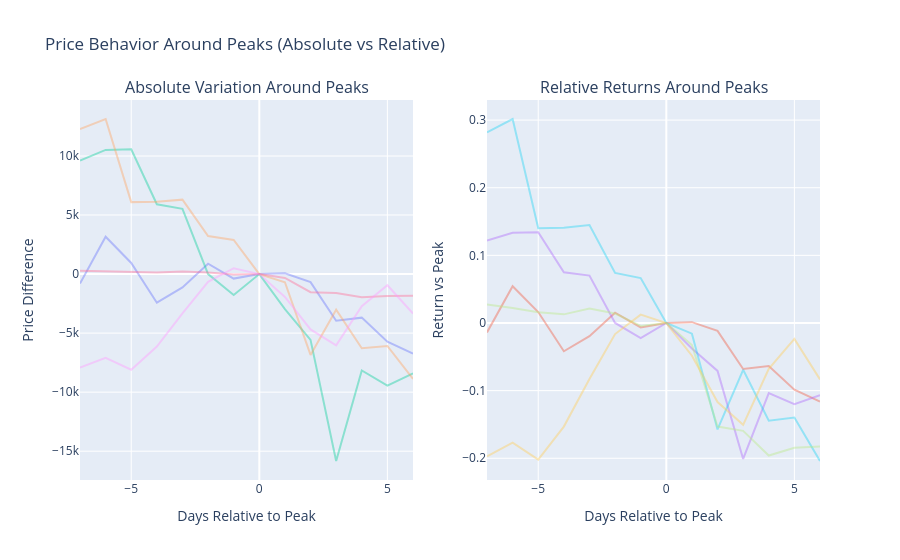

The notebook cell saved with this chart:
### Markdown cell above
**Price Behavior Around Peaks**

*Analyze the typical price pattern before and after randomly selected peak events, using relative returns centered at the peak (t = 0).*

### Code cell
NB_PEAKS_TO_DISPLAY = 5

peaks_position = random.sample(range(len(peaks)), NB_PEAKS_TO_DISPLAY)
random_peaks = peaks.iloc[peaks_position]

# 2 subplots (1 ligne, 2 colonnes)
fig = make_subplots(
    rows=1, cols=2,
    subplot_titles=[
        "Absolute Variation Around Peaks",
        "Relative Returns Around Peaks"
    ]
)

for index, row in random_peaks.iterrows():
    # skip bords
    if index < 7 or index > len(df) - 7:
        continue

    df_slice = df.iloc[index-7:index+7]

    x = list(range(-7, 7))

    # Absolute
    y_abs = df_slice["close"] - row["close"]

    fig.add_trace(
        go.Scatter(
            x=x,
            y=y_abs,
            mode="lines",
            opacity=0.4,
            showlegend=False
        ),
        row=1, col=1
    )

    # Relative
    y_rel = (df_slice["close"] / row["close"]) - 1

    fig.add_trace(
        go.Scatter(
            x=x,
            y=y_rel,
            mode="lines",
            opacity=0.4,
            showlegend=False
        ),
        row=1, col=2
    )

# Layout
fig.update_layout(
    title="Price Behavior Around Peaks (Absolute vs Relative)",
)

fig.update_xaxes(title_text="Days Relative to Peak", row=1, col=1)
fig.update_xaxes(title_text="Days Relative to Peak", row=1, col=2)

fig.update_yaxes(title_text="Price Difference", row=1, col=1)
fig.update_yaxes(title_text="Return vs Peak", row=1, col=2)

fig.show()

### Figure 1 — Plotly figure (JSON) as saved in the notebook; plotly's stock layout.template omitted (floating-point values rounded to 4 significant figures)
{"data": [{"mode": "lines", "opacity": 0.4, "showlegend": false, "type": "scatter", "x": [-7, -6, -5, -4, -3, -2, -1, 0, 1, 2, 3, 4, 5, 6], "xaxis": "x", "y": [-808.3, 3158.0, 938.3, -2425.0, -1129.0, 883.0, -381.8, 0.0, 72.27, -678.5, -3947.0, -3689.0, -5726.0, -6736.0], "yaxis": "y"}, {"mode": "lines", "opacity": 0.4, "showlegend": false, "type": "scatter", "x": [-7, -6, -5, -4, -3, -2, -1, 0, 1, 2, 3, 4, 5, 6], "xaxis": "x2", "y": [-0.01393, 0.05443, 0.01617, -0.04179, -0.01946, 0.01522, -0.00658, 0.0, 0.001245, -0.01169, -0.06801, -0.06357, -0.09868, -0.1161], "yaxis": "y2"}, {"mode": "lines", "opacity": 0.4, "showlegend": false, "type": "scatter", "x": [-7, -6, -5, -4, -3, -2, -1, 0, 1, 2, 3, 4, 5, 6], "xaxis": "x", "y": [9608.0, 10510.0, 10560.0, 5912.0, 5522.0, 2.48, -1770.0, 0.0, -2968.0, -5573.0, -15830.0, -8158.0, -9449.0, -8408.0], "yaxis": "y"}, {"mode": "lines", "opacity": 0.4, "showlegend": false, "type": "scatter", "x": [-7, -6, -5, -4, -3, -2, -1, 0, 1, 2, 3, 4, 5, 6], "xaxis": "x2", "y": [0.122, 0.1335, 0.1341, 0.07508, 0.07013, 3.15e-05, -0.02248, 0.0, -0.0377, -0.07078, -0.201, -0.1036, -0.12, -0.1068], "yaxis": "y2"}, {"mode": "lines", "opacity": 0.4, "showlegend": false, "type": "scatter", "x": [-7, -6, -5, -4, -3, -2, -1, 0, 1, 2, 3, 4, 5, 6], "xaxis": "x", "y": [12280.0, 13130.0, 6093.0, 6133.0, 6303.0, 3225.0, 2893.0, 0.0, -688.3, -6848.0, -3011.0, -6286.0, -6088.0, -8883.0], "yaxis": "y"}, {"mode": "lines", "opacity": 0.4, "showlegend": false, "type": "scatter", "x": [-7, -6, -5, -4, -3, -2, -1, 0, 1, 2, 3, 4, 5, 6], "xaxis": "x2", "y": [0.282, 0.3016, 0.14, 0.1409, 0.1448, 0.07407, 0.06646, 0.0, -0.01581, -0.1573, -0.06917, -0.1444, -0.1398, -0.204], "yaxis": "y2"}, {"mode": "lines", "opacity": 0.4, "showlegend": false, "type": "scatter", "x": [-7, -6, -5, -4, -3, -2, -1, 0, 1, 2, 3, 4, 5, 6], "xaxis": "x", "y": [273.1, 222.4, 158.9, 128.1, 215.4, 139.7, -42.48, 0.0, -326.6, -1536.0, -1599.0, -1965.0, -1851.0, -1830.0], "yaxis": "y"}, {"mode": "lines", "opacity": 0.4, "showlegend": false, "type": "scatter", "x": [-7, -6, -5, -4, -3, -2, -1, 0, 1, 2, 3, 4, 5, 6], "xaxis": "x2", "y": [0.02724, 0.02218, 0.01585, 0.01278, 0.02148, 0.01393, -0.004236, 0.0, -0.03257, -0.1531, -0.1594, -0.1959, -0.1846, -0.1825], "yaxis": "y2"}, {"mode": "lines", "opacity": 0.4, "showlegend": false, "type": "scatter", "x": [-7, -6, -5, -4, -3, -2, -1, 0, 1, 2, 3, 4, 5, 6], "xaxis": "x", "y": [-7910.0, -7088.0, -8100.0, -6139.0, -3319.0, -655.9, 494.6, 0.0, -1938.0, -4684.0, -6037.0, -2717.0, -943.7, -3346.0], "yaxis": "y"}, {"mode": "lines", "opacity": 0.4, "showlegend": false, "type": "scatter", "x": [-7, -6, -5, -4, -3, -2, -1, 0, 1, 2, 3, 4, 5, 6], "xaxis": "x2", "y": [-0.1973, -0.1768, -0.202, -0.1531, -0.08279, -0.01636, 0.01234, 0.0, -0.04835, -0.1168, -0.1506, -0.06777, -0.02354, -0.08347], "yaxis": "y2"}], "layout": {"annotations": [{"font": {"size": 16}, "showarrow": false, "text": "Absolute Variation Around Peaks", "x": 0.225, "xanchor": "center", "xref": "paper", "y": 1, "yanchor": "bottom", "yref": "paper"}, {"font": {"size": 16}, "showarrow": false, "text": "Relative Returns Around Peaks", "x": 0.775, "xanchor": "center", "xref": "paper", "y": 1, "yanchor": "bottom", "yref": "paper"}], "title": {"text": "Price Behavior Around Peaks (Absolute vs Relative)"}, "xaxis": {"anchor": "y", "domain": [0, 0.45], "title": {"text": "Days Relative to Peak"}}, "xaxis2": {"anchor": "y2", "domain": [0.55, 1], "title": {"text": "Days Relative to Peak"}}, "yaxis": {"anchor": "x", "domain": [0, 1], "title": {"text": "Price Difference"}}, "yaxis2": {"anchor": "x2", "domain": [0, 1], "title": {"text": "Return vs Peak"}}}}
